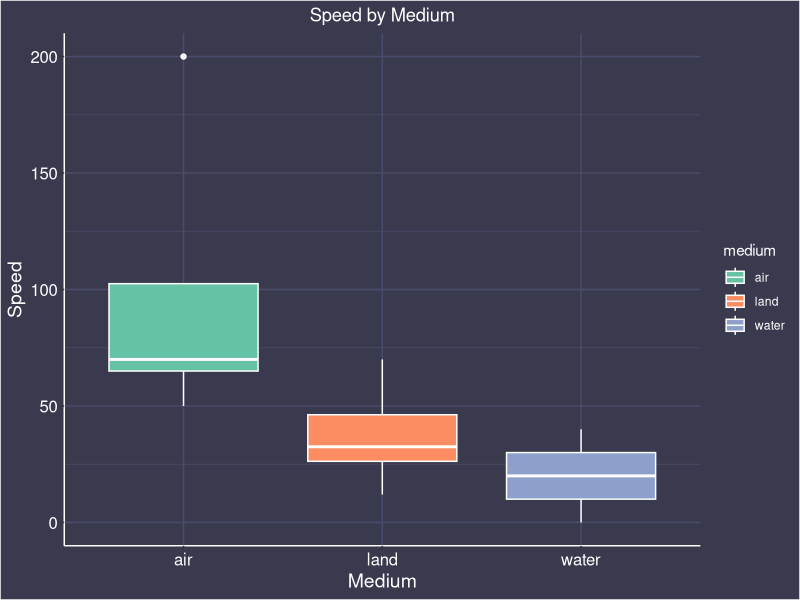
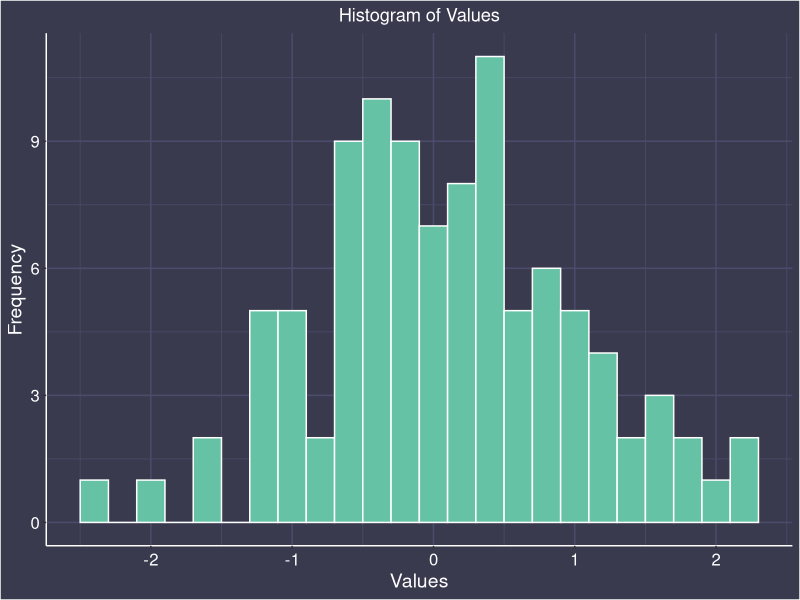
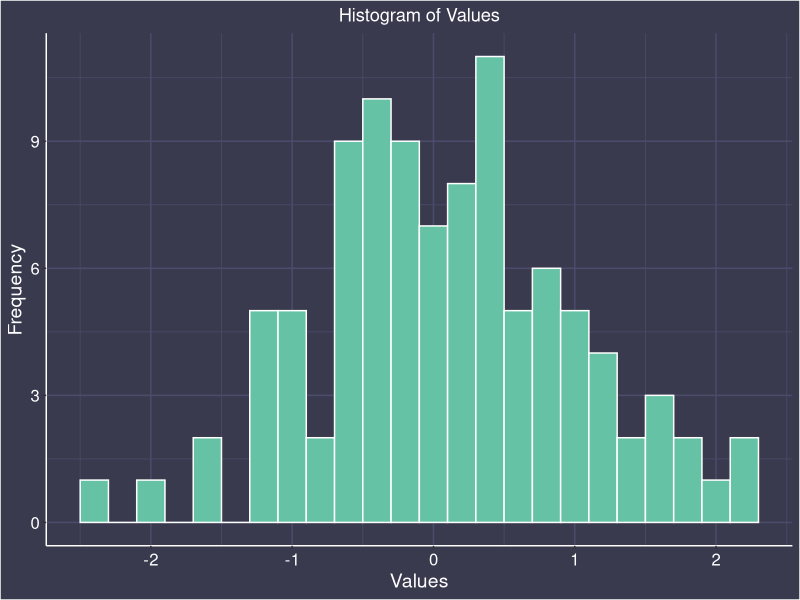

These figures' R source, in order:
## ---- chunk 1
library(tidyverse)

# Custom plot theme
dark_theme_custom <- theme(
  panel.background = element_rect(fill = "#3a3a4f"),  # Brighter dark background color
  plot.background = element_rect(fill = "#3a3a4f"),   # Same as panel background
  panel.grid.major = element_line(color = "#4b4b6b"), # Grid color slightly brighter
  panel.grid.minor = element_line(color = "#4b4b6b"),
  axis.text = element_text(color = "white", size = 12), # White axis text with larger font
  axis.title = element_text(color = "white", size = 14), # White axis titles with larger font
  legend.background = element_rect(fill = "#3a3a4f"), # Dark legend background
  legend.text = element_text(color = "white"),        # White legend text
  legend.title = element_text(color = "white"),       # White legend title
  plot.title = element_text(color = "white", hjust = 0.5), # Centered white plot title
  panel.border = element_blank(),                     # Remove panel border
  axis.line = element_line(color = "white")           # White axis lines
)
## ---- chunk 2
# Create the dataframe
data <- tibble(
  species = c("swift", "falcon", "goose", "starling", "cheetah", "horse", "hippo", "man", "squirrel", "cat", "shark", "seahorse"),
  speed = c(200.00, 70.00, 70.00, 50.00, 70.00, 50.00, 30.00, 25.00, 12.00, 35.00, 40.00, 0.02),
  medium = factor(c("air", "air", "air", "air", "land", "land", "land", "land", "land", "land", "water", "water")),
  weight = c(0.02, 0.70, 2.20, 0.05, 50.00, 450.00, 2500.00, 80.00, 0.60, 4.00, 600.00, 0.10)
)

# View the dataframe
print(data)

## ---- chunk 3
data |>
  ggplot(aes(x = medium, y = speed, fill = medium)) +
  geom_boxplot(color = "white") + # Set the color of the boxplot whiskers to white
  scale_fill_manual(values = c("air" = "#66c2a5", "land" = "#fc8d62", "water" = "#8da0cb")) +
  labs(title = "Speed by Medium", x = "Medium", y = "Speed") +
  dark_theme_custom
## ---- chunk 4
# Create a new tibble with the count of entries for each medium
medium_counts <- data |>
  count(medium, name = "count")

# View the new tibble
print(medium_counts)
## ---- chunk 5
skewed <- function(x_mean, p_50, s) {
  # x_mean - mean value of distribution
  # p_50 - mediam value of distribution
  # s - standard deviation of distribution
  
  s_index = 3*(x_mean - p_50)*s
  if (s_index > 1) {
    return(c(s_index, "ss")) # Significantly Skewed
  }
  else {
    return(c(s_index, "nss")) # Not Significantly Skewed
  }
}
## ---- chunk 6
# Set the seed for reproducibility
set.seed(123)

# Draw 100 normally distributed values
values <- rnorm(100)

# View the values
print(values)

# Caculate Skewness Index
result_b <- skewed(mean(values), median(values), sd(values))
print(result_b)

# Plot values
ggplot(data.frame(values), aes(x = values)) +
  geom_histogram(binwidth = 0.2, fill = "#66c2a5", color = "white") +
  labs(title = "Histogram of Values", x = "Values", y = "Frequency") +
  dark_theme_custom
## ---- chunk 7
values_sq <- values^2
result_c <- skewed(mean(values_sq), median(values_sq), sd(values_sq))
print(result_c)

# Plot values
ggplot(data.frame(values_sq), aes(x = values)) +
  geom_histogram(binwidth = 0.2, fill = "#66c2a5", color = "white") +
  labs(title = "Histogram of Values", x = "Values", y = "Frequency") +
  dark_theme_custom
## ---- chunk 8
C_to_F <- function(temp) {
  return ((temp)*9/5) + 32
}

F_to_C <- function(temp) {
  return (temp - 32) * 5/9
}
